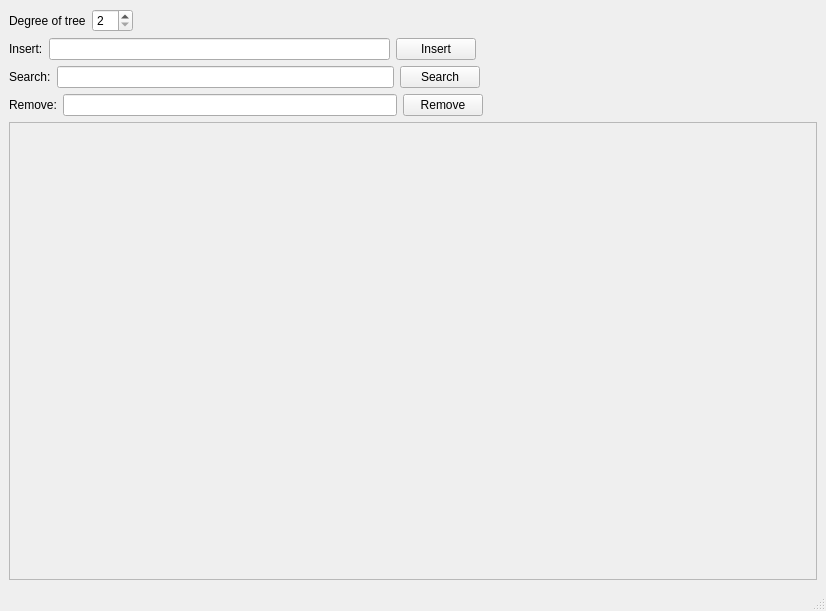
<?xml version="1.0" encoding="UTF-8"?>
<ui version="4.0">
 <class>MainWindow</class>
 <widget class="QMainWindow" name="MainWindow">
  <property name="geometry">
   <rect>
    <x>0</x>
    <y>0</y>
    <width>826</width>
    <height>611</height>
   </rect>
  </property>
  <property name="windowTitle">
   <string>BStar Tree</string>
  </property>
  <widget class="QWidget" name="centralwidget">
   <layout class="QVBoxLayout" name="verticalLayout_2">
    <item>
     <layout class="QVBoxLayout" name="verticalLayout">
      <item>
       <layout class="QHBoxLayout" name="horizontalLayoutOfTreeDegree">
        <item>
         <widget class="QLabel" name="label_3">
          <property name="text">
           <string>Degree of tree</string>
          </property>
         </widget>
        </item>
        <item>
         <widget class="QSpinBox" name="spinBox">
          <property name="minimum">
           <number>2</number>
          </property>
         </widget>
        </item>
        <item>
         <spacer name="horizontalSpacer_3">
          <property name="orientation">
           <enum>Qt::Horizontal</enum>
          </property>
          <property name="sizeHint" stdset="0">
           <size>
            <width>40</width>
            <height>20</height>
           </size>
          </property>
         </spacer>
        </item>
       </layout>
      </item>
      <item>
       <layout class="QHBoxLayout" name="horizontalLayoutOfInsert">
        <item>
         <widget class="QLabel" name="label">
          <property name="text">
           <string>Insert:</string>
          </property>
         </widget>
        </item>
        <item>
         <widget class="QLineEdit" name="lineEditOfInsert"/>
        </item>
        <item>
         <widget class="QPushButton" name="pushButtonOfInsertion">
          <property name="text">
           <string>Insert</string>
          </property>
         </widget>
        </item>
        <item>
         <spacer name="horizontalSpacer">
          <property name="orientation">
           <enum>Qt::Horizontal</enum>
          </property>
          <property name="sizeHint" stdset="0">
           <size>
            <width>40</width>
            <height>20</height>
           </size>
          </property>
         </spacer>
        </item>
       </layout>
      </item>
      <item>
       <layout class="QHBoxLayout" name="horizontalLayoutOfSearch">
        <item>
         <widget class="QLabel" name="label_4">
          <property name="text">
           <string>Search:</string>
          </property>
         </widget>
        </item>
        <item>
         <widget class="QLineEdit" name="lineEditOfSearch"/>
        </item>
        <item>
         <widget class="QPushButton" name="pushButtonOfSearch">
          <property name="text">
           <string>Search</string>
          </property>
         </widget>
        </item>
        <item>
         <spacer name="horizontalSpacer_4">
          <property name="orientation">
           <enum>Qt::Horizontal</enum>
          </property>
          <property name="sizeHint" stdset="0">
           <size>
            <width>40</width>
            <height>20</height>
           </size>
          </property>
         </spacer>
        </item>
       </layout>
      </item>
      <item>
       <layout class="QHBoxLayout" name="horizontalLayoutOfRemove">
        <item>
         <widget class="QLabel" name="label_2">
          <property name="text">
           <string>Remove:</string>
          </property>
         </widget>
        </item>
        <item>
         <widget class="QLineEdit" name="lineEditOfRemove"/>
        </item>
        <item>
         <widget class="QPushButton" name="pushButtonOfRemove">
          <property name="text">
           <string>Remove</string>
          </property>
         </widget>
        </item>
        <item>
         <spacer name="horizontalSpacer_2">
          <property name="orientation">
           <enum>Qt::Horizontal</enum>
          </property>
          <property name="sizeHint" stdset="0">
           <size>
            <width>40</width>
            <height>20</height>
           </size>
          </property>
         </spacer>
        </item>
       </layout>
      </item>
      <item>
       <layout class="QHBoxLayout" name="horizontalLayoutOfImage">
        <item>
         <widget class="QScrollArea" name="scrollArea">
          <property name="widgetResizable">
           <bool>true</bool>
          </property>
          <widget class="QWidget" name="scrollAreaWidgetContents">
           <property name="geometry">
            <rect>
             <x>0</x>
             <y>0</y>
             <width>802</width>
             <height>423</height>
            </rect>
           </property>
           <layout class="QVBoxLayout" name="verticalLayout_3">
            <item>
             <widget class="QLabel" name="labelOfImage">
              <property name="text">
               <string/>
              </property>
             </widget>
            </item>
           </layout>
          </widget>
         </widget>
        </item>
       </layout>
      </item>
     </layout>
    </item>
   </layout>
  </widget>
  <widget class="QMenuBar" name="menubar">
   <property name="geometry">
    <rect>
     <x>0</x>
     <y>0</y>
     <width>826</width>
     <height>22</height>
    </rect>
   </property>
  </widget>
  <widget class="QStatusBar" name="statusbar"/>
 </widget>
 <resources/>
 <connections/>
</ui>
